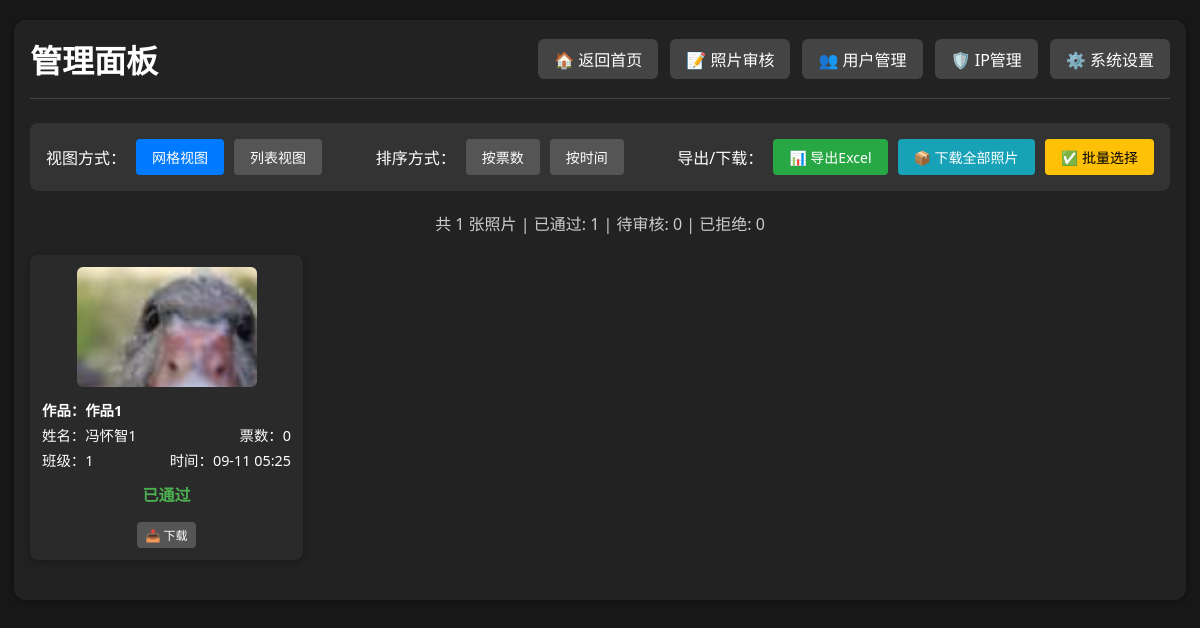
Page /admin (signed in) on the earlier database version.
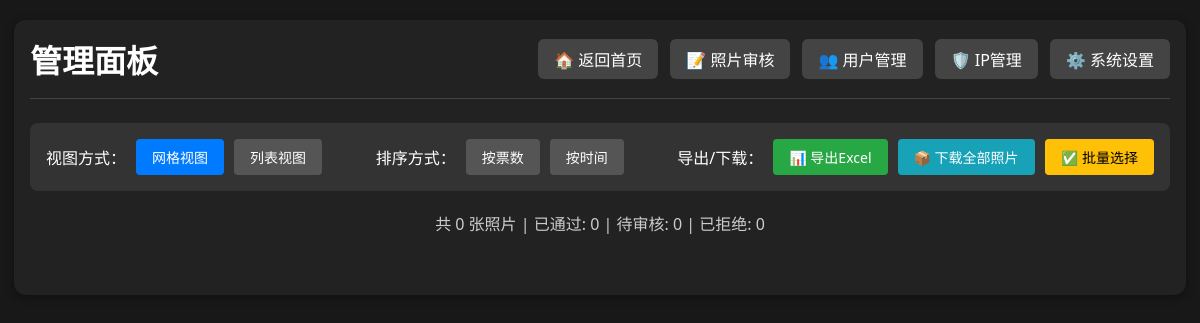
Same page on the later database version.
### app.py (models this page shows)
class Photo(db.Model):
    id = db.Column(db.Integer, primary_key=True)
    url = db.Column(db.String(128))
    thumb_url = db.Column(db.String(128))
    title = db.Column(db.String(100), nullable=True)  # 作品名称
    class_name = db.Column(db.String(32))
    student_name = db.Column(db.String(32))
    vote_count = db.Column(db.Integer, default=0)
    user_id = db.Column(db.Integer, db.ForeignKey('user.id'), nullable=False)
    status = db.Column(db.Integer, default=0)  # 0=待审核, 1=已通过, 2=已拒绝
    created_at = db.Column(db.DateTime, default=db.func.current_timestamp())
    votes = db.relationship('Vote', backref='photo', lazy=True)

### app.py (the view)
@app.route('/admin')
@admin_required
def admin():
    all_photos = Photo.query.order_by(Photo.vote_count.desc()).all()
    settings = get_settings()
    return render_template('admin.html', all_photos=all_photos, settings=settings)

### app.py (called while the page is built)
def admin_required(f):
    @wraps(f)
    def decorated_function(*args, **kwargs):
        if 'user_id' not in session:
            return redirect(url_for('login'))
        user = User.query.get(session['user_id'])
        if not user or not user.is_active:
            session.clear()  # 清除session
            flash('账户已被禁用，请联系管理员')
            return redirect(url_for('login'))
        elif user.role < 2:
            flash('需要管理员权限')
            return redirect(url_for('index'))
        return f(*args, **kwargs)
    return decorated_function

def get_settings():
    settings = Settings.query.first()
    if not settings:
        settings = Settings()
        db.session.add(settings)
        db.session.commit()
    return settings

### templates/admin.html (shortened to what this page needs)
<!DOCTYPE html>
<html lang="zh-cn">
<head>
</head>
<body>
    <div class="container">
        <div class="header">
            <h1 class="title">管理面板</h1>
            <div class="nav-links">
                <a href="{{ url_for('index') }}" class="nav-btn">🏠 返回首页</a>
                <a href="{{ url_for('admin_review') }}" class="nav-btn">📝 照片审核</a>
                <a href="{{ url_for('manage_users') }}" class="nav-btn">👥 用户管理</a>
                <a href="{{ url_for('ip_management') }}" class="nav-btn">🛡️ IP管理</a>
                <a href="{{ url_for('settings') }}" class="nav-btn">⚙️ 系统设置</a>
            </div>
        </div>
        <div class="controls">
            <div class="view-controls">
                <span>视图方式：</span>
                <button class="btn active" onclick="switchView('grid')">网格视图</button>
                <button class="btn" onclick="switchView('list')">列表视图</button>
            </div>
            <div class="sort-controls">
                <span>排序方式：</span>
                <button class="btn active" onclick="sortPhotos('votes')">按票数</button>
                <button class="btn" onclick="sortPhotos('time')">按时间</button>
            </div>
            <div class="export-controls">
                <span>导出/下载：</span>
                <a href="{{ url_for('export_excel') }}" class="btn btn-success">📊 导出Excel</a>
                <a href="{{ url_for('download_all_photos') }}" class="btn btn-info">📦 下载全部照片</a>
                <button class="btn btn-warning" onclick="toggleBatchMode()">✅ 批量选择</button>
            </div>
        </div>
        <div class="stats">
            共 {{ all_photos|length }} 张照片 |
            已通过: {{ all_photos|selectattr("status", "equalto", 1)|list|length }} |
            待审核: {{ all_photos|selectattr("status", "equalto", 0)|list|length }} |
            已拒绝: {{ all_photos|selectattr("status", "equalto", 2)|list|length }}
        </div>
        <div id="grid-view" class="photo-grid">
            {% for photo in all_photos %}
            <div class="photo-item" data-votes="{{ photo.vote_count }}" data-time="{{ photo.created_at.timestamp() if photo.created_at else 0 }}">
                <img src="{{ photo.thumb_url }}" alt="参赛照片" onclick="showModal('{{ photo.url }}')">
                <div class="photo-info">
                    {% if photo.title %}
                    <div class="photo-info-row">
                        <span style="font-weight: bold; color: #fff;">作品：{{ photo.title }}</span>
                    </div>
                    {% endif %}
                    <div class="photo-info-row">
                        <span>姓名：{{ photo.student_name }}</span>
                        <span>票数：{{ photo.vote_count }}</span>
                    </div>
                    <div class="photo-info-row">
                        <span>班级：{{ photo.class_name }}</span>
                        <span>时间：{{ photo.created_at.strftime('%m-%d %H:%M') if photo.created_at else '' }}</span>
                    </div>
                </div>
                <div class="photo-status">
                    {% if photo.status == 0 %}
                        <span class="status-pending">待审核</span>
                    {% elif photo.status == 1 %}
                        <span class="status-approved">已通过</span>
                    {% else %}
                        <span class="status-rejected">已拒绝</span>
                    {% endif %}
                </div>
                <div style="margin-top: 8px;">
                    <a href="{{ url_for('download_photo', photo_id=photo.id) }}" class="btn" style="font-size: 12px; padding: 4px 8px;">📥 下载</a>
                </div>
            </div>
            {% endfor %}
        </div>
    </div>
</body>
</html>

Differences in the rows shown:
removed Photo: thumb_url (picture), title "作品1", student_name "冯怀智1", vote_count "0", class_name "1", created_at "09-11 05:25", status "已通过"
Other differences:
{{ all_photos|length }}: "1" → "0"
{{ all_photos|selectattr("status", "equalto", 1)|list|length }}: "1" → "0"
